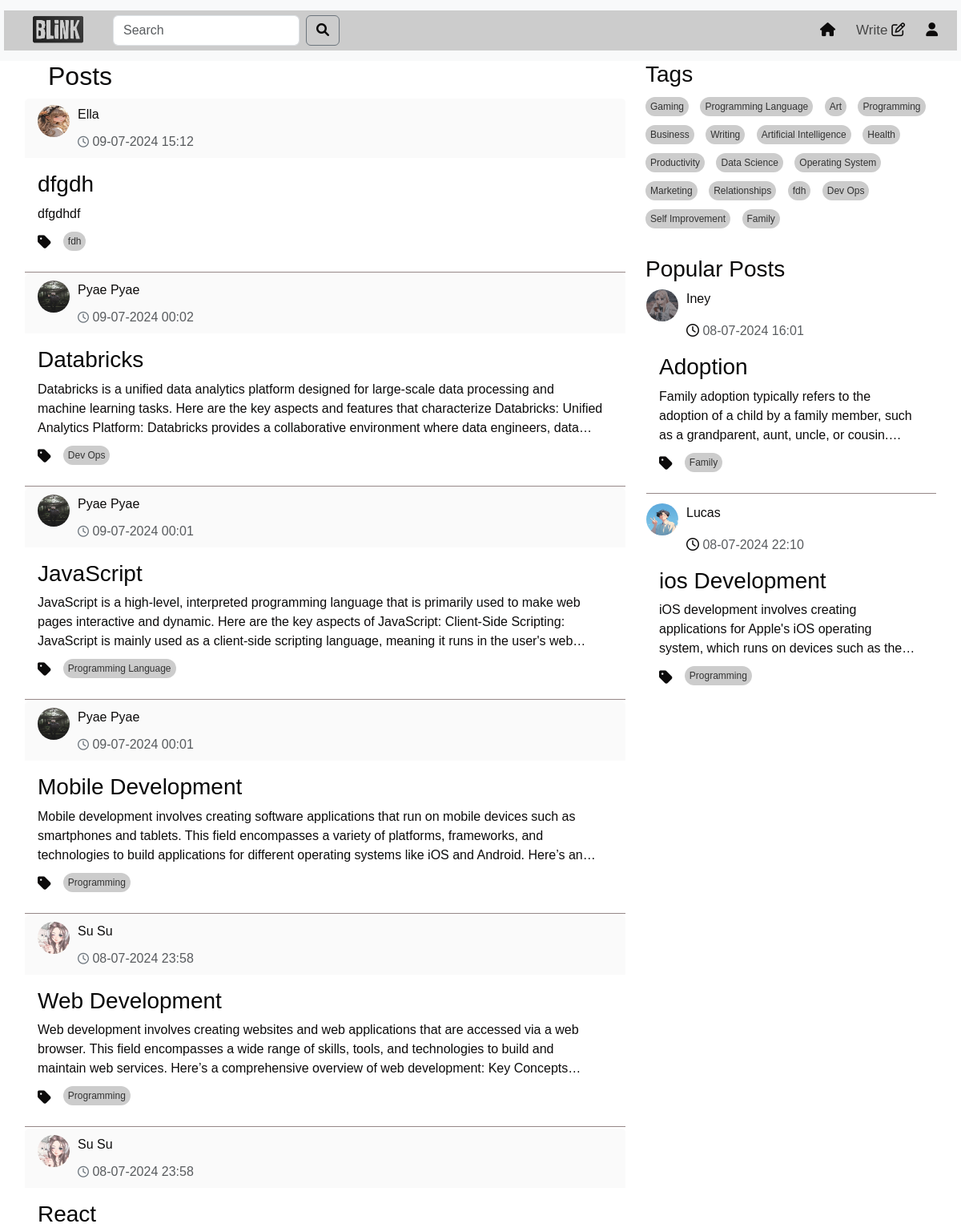
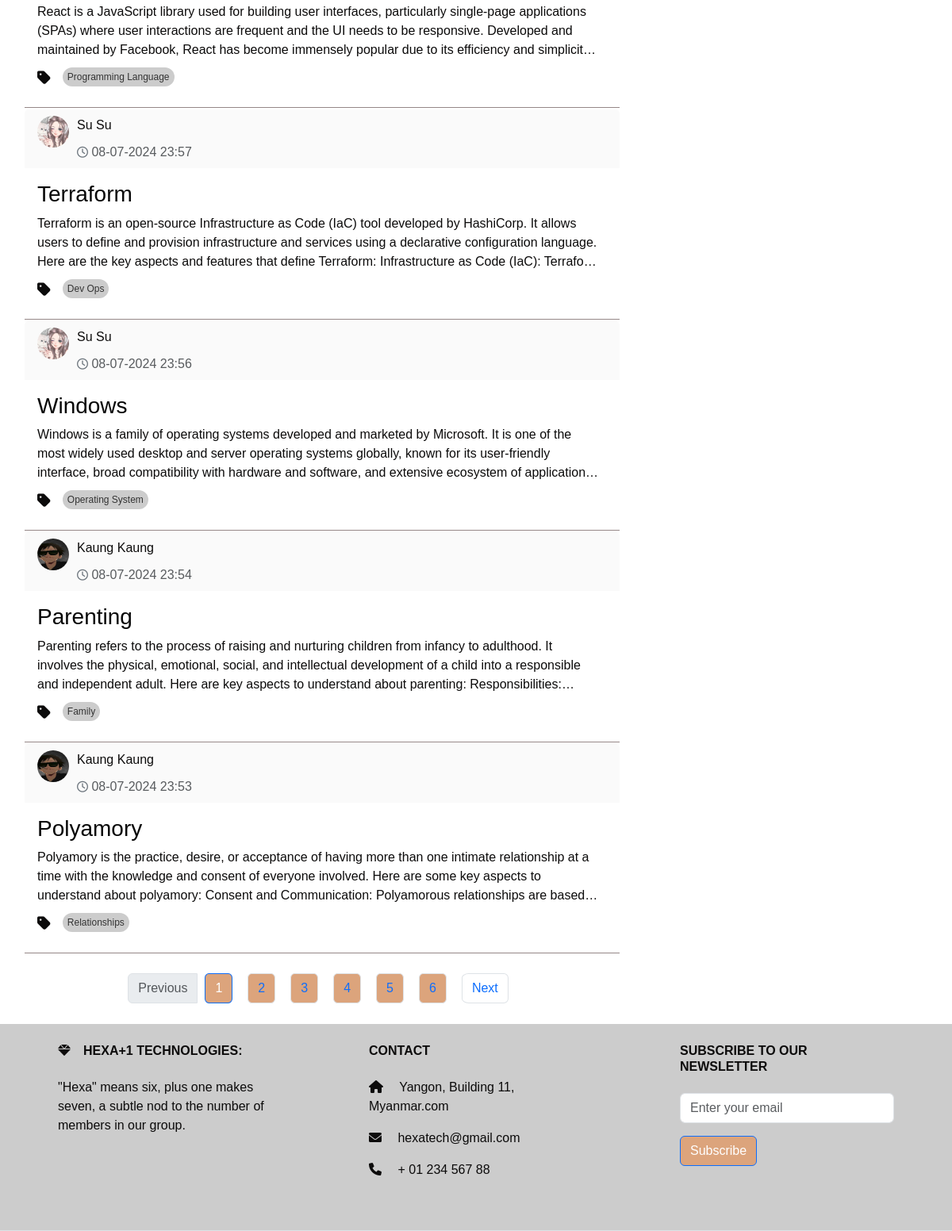
The page /home (signed in) on the database as committed earlier (2 pictures, top to bottom).
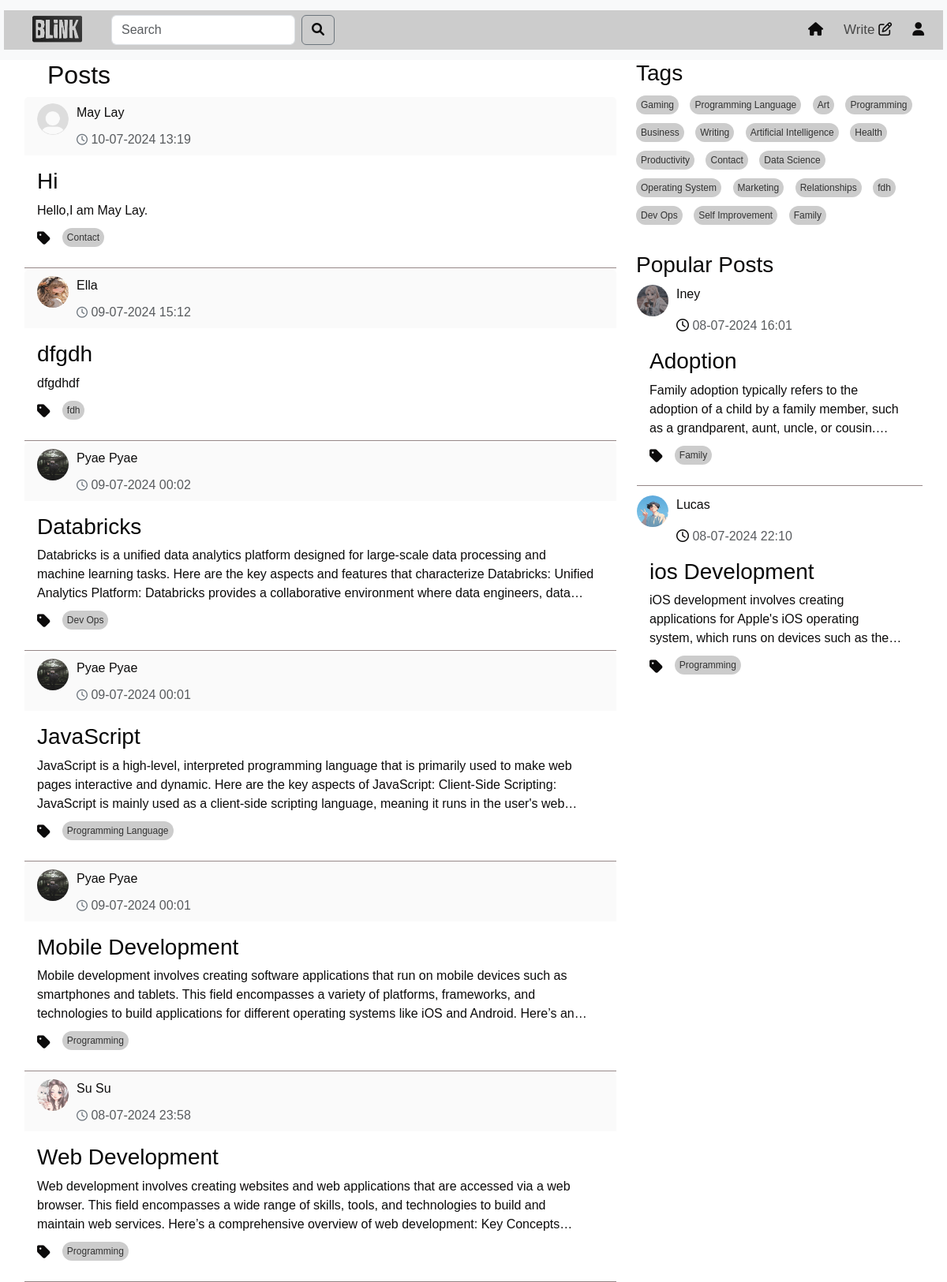
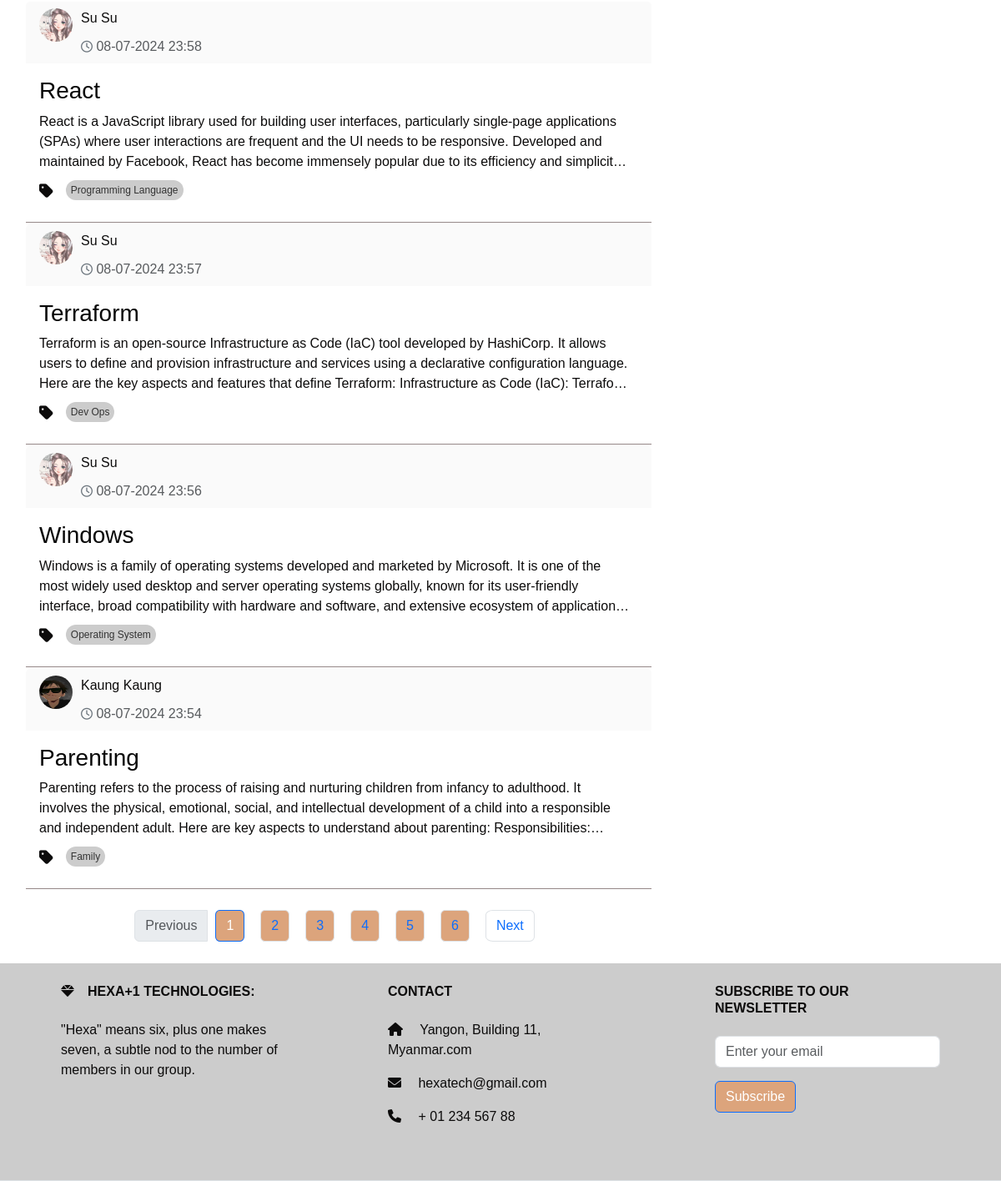
The same page on the database as committed later (2 pictures, top to bottom).
### models.py (models this page shows, shortened)
class Post(db.Model):
    id = db.Column(db.Integer, primary_key=True)
    title = db.Column(db.Text())
    content = db.Column(db.Text())
    tag = db.Column(db.Text(), nullable=False)
    user_id = db.Column(db.Integer, db.ForeignKey('user.id'), nullable=False)
    created_date = db.Column(db.DateTime,default=datetime.datetime.now)
    likes = db.Column(db.Integer, default=0)
    meta = db.Column(db.Text, nullable=True)
    comments = db.relationship('Comment', backref='post',cascade="all, delete", lazy=True)

class User(UserMixin,db.Model):
    id = db.Column(db.Integer, primary_key=True)
    username = db.Column(db.String(50), unique=True)
    email =db.Column(db.String(50), unique=True)
    password = db.Column(db.String(100))
    bio = db.Column(db.String(50))
    profile_picture = db.Column(db.String(250))
    posts = db.relationship('Post', backref='author', lazy=True)
    comments = db.relationship('Comment', backref='author', lazy=True)

### route.py (the view)
@app.route('/home',methods=['GET', 'POST'])
@login_required
def home(limit=2):
    page = request.args.get('page', 1, type=int)
    per_page = 10  # Number of posts per page
    post = get_posts(page, per_page)  # Assuming you have a function to get paginated posts
    unique_tags = list(set(tag for tag, in Post.query.with_entities(Post.tag).distinct()))
    popular_posts = Post.query.order_by(Post.likes.desc()).limit(limit).all()
    forms=SearchForm()
    query = forms.search.data
    if forms.validate_on_submit():
         search_results = Post.query.filter(Post.title.ilike(f'%{query}%')).all()
         return render_template('search_results.html' ,post=post, search_results =search_results ,
                                form = forms ,popular_posts = popular_posts,tags=unique_tags)
    return render_template("home.html", post=post ,form=forms  ,popular_posts = popular_posts,tags=unique_tags)

### forms.py
class SearchForm(FlaskForm):
    search = StringField('Search ', validators=[DataRequired()])
    submit = SubmitField('Search')

### route.py (called while the page is built)
@login_manager.user_loader
def loader_user(user_id):
    return User.query.get(user_id)

def get_posts(page, per_page, tag=None):
    if tag:
        return Post.query.filter(Post.tag.in_([tag])).paginate(page=page, per_page=per_page, error_out=False)
    return Post.query.order_by(Post.created_date.desc()).paginate(page=page, per_page=per_page, error_out=False)

### templates/home.html (shortened to what this page needs)
<!DOCTYPE html>
<html lang="en">
  <head>
    <link
      href="https://cdn.jsdelivr.net/npm/bootstrap@5.3.3/dist/css/bootstrap.min.css"
      rel="stylesheet"
    />
    <link
      href="https://cdnjs.cloudflare.com/ajax/libs/font-awesome/6.0.0-beta3/css/all.min.css"
      rel="stylesheet"
    />
    <link
      rel="stylesheet"
      href="https://cdnjs.cloudflare.com/ajax/libs/font-awesome/5.15.4/css/all.min.css"
    />
    <link
      href="https://cdnjs.cloudflare.com/ajax/libs/font-awesome/6.0.0-beta3/css/all.min.css"
      rel="stylesheet"
    />
    <link
      href="https://cdn.jsdelivr.net/npm/bootstrap@5.3.3/dist/css/bootstrap.min.css"
      rel="stylesheet"
    />
    <link
      href="https://cdnjs.cloudflare.com/ajax/libs/font-awesome/6.0.0-beta3/css/all.min.css"
      rel="stylesheet"
    />
    <link rel="stylesheet" href="/static/home.css" />
    <link rel="stylesheet" href="/static/topnav.css" />
  </head>
  <body>
    {% include 'topnav.html' %}
    <div class="container">
      <div class="row">
        <div class="col-sm-8">
          <div id="posts-container">
            <h2 style="margin-left:30px"><bold> Posts </bold></h2>
            {% for post in post.items %}
            <div class="card">
              <div
                class="card-header d-flex justify-content-between align-items-center"
              >
                <div class="profile-image">
                  <a
                    class="nav-link"
                    href="{{ url_for('profile',user_id=post.user_id) }}"
                    ><img
                      src="{{ url_for('static', filename='/photo/user_profile/'+post.author.profile_picture) }}"
                      width="60"
                      height="60"
                      alt=""
                  /></a>
                  <div style="width: 300px">
                    <p id="name">
                      <a
                        class="nav-link"
                        href="{{ url_for('profile',user_id=post.user_id) }}"
                        >{{post.author.username}}</a
                      >
                    </p>
                    <p class="text-muted mb-0">
                      <i class="fa-regular fa-clock"></i>
                      {{post.created_date.strftime('%d-%m-%Y %H:%M')}}
                    </p>
                  </div>
                </div>
              </div>
              <div class="card-body">
                <a
                  class="nav-link"
                  href="{{ url_for('full_post',post_id=post.id) }}"
                >
                  <h3 class="card-title">{{post.title}}</h3>
                  <p class="card-text" id="card-description">
                    {{post.meta | safe}}
                  </p>
                  <div class="tags-container">
                    <ul class="list-group list-group-horizontal">
                      <i class="fas fa-tag"></i>
                      <a
                        href="{{ url_for('home_tag',tag=post.tag ) }}"
                        class="tag"
                        >{{post.tag}}
                      </a>
                    </ul>
                  </div>
                </a>
              </div>
              <div
                class="card-end"
                style="border-bottom: #958787 solid 1px"
              ></div>
            </div>
            {% endfor %}
          </div>
          <nav aria-label="Page navigation" class="mt-4">
            <ul class="pagination justify-content-center" style="gap: 10px">
              <li
                class="page-item {% if not post.has_prev %}disabled{% endif %}"
              >
                {% if post.has_prev %}
                <a class="page-link" href="?page={{ post.prev_num }}"
                  >Previous</a
                >
                {% else %}
                <span class="page-link">Previous</span>
                {% endif %}
              </li>
              {% for page_num in post.iter_pages() %} {% if page_num %}
              <li
                class="page-item {% if post.page == page_num %}active{% endif %}"
              >
                <a
                  class="page-link"
                  href="?page={{ page_num }}"
                  style="background-color:  #DCA47C"
                  >{{ page_num }}</a
                >
              </li>
              {% else %}
              <li class="page-item disabled">
                <span class="page-link">...</span>
              </li>
              {% endif %} {% endfor %}
              <li
                class="page-item {% if not post.has_next %}disabled{% endif %}"
              >
                {% if post.has_next %}
                <a class="page-link" href="?page={{ post.next_num }}">Next</a>
                {% else %}
                <span class="page-link">Next</span>
                {% endif %}
              </li>
            </ul>
          </nav>
        </div>
        {% include 'sidenav.html' %}
      </div>
    </div>
    {% include 'footer.html' %}
  </body>
</html>

### templates/topnav.html (shortened to what this page needs)
<nav class="navbar navbar-expand-lg navbar-light bg-light">
  <div class="container-fluid">
    <a class="nav-link" href="{{ url_for('home') }}">
      <img class="image" src="/static/image/logo.png" alt="Logo"
    /></a>
    <div class="collapse navbar-collapse" id="navbarSupportedContent">
      <form class="d-flex" method="POST">
        <input
          class="form-control form-control-md w-100 me-2"
          type="search"
          placeholder="Search"
          aria-label="Search"
          name="search"
        />
        <button class="btn btn-outline-secondary" type="submit">
          <i class="fa-solid fa-magnifying-glass"></i>
        </button>
      </form>
      <ul class="navbar-nav ms-auto mb-2 mb-lg-0" style="gap: 10px">
        <li class="nav-item">
          <a
            class="nav-link active"
            aria-current="page"
            href="{{ url_for('home') }}"
            ><i class="fa-solid fa-house"></i
          ></a>
        </li>
        <li class="nav-item">
          <a class="nav-link" href="{{ url_for('post') }}"
            >Write <i class="fa-regular fa-pen-to-square"></i
          ></a>
        </li>
        <li class="nav-item">
          <a
            class="nav-link"
            href="{{ url_for('profile',user_id=current_user.id) }}"
            ><i class="fa-solid fa-user"></i
          ></a>
        </li>
      </ul>
    </div>
  </div>
</nav>

### templates/sidenav.html (shortened to what this page needs)
<!DOCTYPE html>
<html lang="en">
  <head>
    <link
      href="https://cdn.jsdelivr.net/npm/bootstrap@5.3.3/dist/css/bootstrap.min.css"
      rel="stylesheet"
    />
    <link
      href="https://cdnjs.cloudflare.com/ajax/libs/font-awesome/6.0.0-beta3/css/all.min.css"
      rel="stylesheet"
    />
    <link
      rel="stylesheet"
      href="https://cdnjs.cloudflare.com/ajax/libs/font-awesome/5.15.4/css/all.min.css"
    />
    <link
      href="https://cdnjs.cloudflare.com/ajax/libs/font-awesome/6.0.0-beta3/css/all.min.css"
      rel="stylesheet"
    />
    <link rel="stylesheet" href="/static/home.css" />
  </head>
  <body>
    <div class="col-sm-4 " id="right-column">
      <div class="tags-section">
        <h3>Tags</h3>
        <div class="tags-container">
          {% if tags %} {% for tag in tags %}
          <a href="{{ url_for('home_tag',tag=tag ) }}" class="tag">{{ tag }}</a>
          {% endfor %} {% else %}
          <p>No tags available</p>
          {% endif %}
        </div>
      </div>
      <div class="mt-4">
        <h3>Popular Posts</h3>
        {% for popular_post in popular_posts %}
        <div class="card">
          <div>
            <div class="profile-image">
              <a
                class="nav-link"
                href="{{ url_for('profile',user_id=popular_post.user_id) }}"
                ><img
                  src="{{ url_for('static', filename='/photo/user_profile/'+popular_post.author.profile_picture) }}"
                  width="60"
                  height="60"
                  alt=""
              /></a>
              <div style="width: 300px">
                <p id="name">
                  <a
                    class="nav-link"
                    href="{{ url_for('profile',user_id=popular_post.user_id) }}"
                    >{{popular_post.author.username}}</a
                  >
                </p>
                <p class="text-muted mb-0">
                  <i class="fa-regular fa-clock"></i>
                  {{popular_post.created_date.strftime('%d-%m-%Y %H:%M')}}
                </p>
              </div>
            </div>
          </div>
          <div class="card-body">
            <a
              class="nav-link"
              href="{{ url_for('full_post',post_id=popular_post.id) }}"
            >
              <h3 class="card-title" id="popular">{{popular_post.title}}</h3>
              <p class="card-text" id="card-description">
                {{popular_post.meta |safe }}
              </p>
              <div class="tags-container">
                <ul class="list-group list-group-horizontal">
                  <i class="fas fa-tag"></i>
                  <a
                    href="{{ url_for('home_tag',tag=popular_post.tag ) }}"
                    class="tag"
                    >{{popular_post.tag}}</a
                  >
                </ul>
              </div>
            </a>
          </div>
          <div class="card-end" style="border-bottom: #958787 solid 1px; margin-bottom: 10px;"></div>
        </div>
        {% endfor %}
      </div>
    </div>
  </body>
</html>

### templates/footer.html
<footer
  class="d-flex justify-content-center justify-content-lg-between p-4 border-bottom"
>
  <div class="footer text-center text-md-start">
    <div class="row">
      <div class="col-md-4 col-lg-4 col-xl-3 mx-auto mb-4">
        <h6 class="text-uppercase fw-bold mb-4">
          <i class="fas fa-gem me-3"></i>Hexa+1 Technologies:
        </h6>
        <p><bold>
          "Hexa" means six, plus one makes seven, a subtle nod to the number of members in our group.
        </bold>
        </p>
      </div>
      <div class="col-md-4 col-lg-4 col-xl-3 mx-auto mb-4">
        <h6 class="text-uppercase fw-bold mb-4">Contact</h6>
        <p><i class="fas fa-home me-3"></i> Yangon, Building 11, Myanmar.com</p>
        <p><i class="fas fa-envelope me-3"></i> hexatech@gmail.com</p>
        <p><i class="fas fa-phone me-3"></i> + 01 234 567 88</p>
      </div>
      <div class="col-md-4 col-lg-4 col-xl-3 mx-auto mb-4">
        <h6 class="text-uppercase fw-bold mb-4">Subscribe to our Newsletter</h6>
        <form>
          <div class="mb-3">
            <input
              type="email"
              class="form-control"
              placeholder="Enter your email"
            />
          </div>
          <button
            type="submit"
            class="btn btn-primary"
            style="background-color:  #DCA47C"
          >
            Subscribe
          </button>
        </form>
      </div>
    </div>
  </div>
</footer>

### static/home.css (style rules this page uses)
* { color: #0c0b0b; font-family: sans-serif; margin: 0; padding: 0; box-sizing: border-box; }
.container { background: #fff; padding: 0; margin-top: 0; z-index: 1; }
.container-fluid { height: 50px; color: black; text-align: center; padding: 14px 16px; text-decoration: none; font-size: 17px; background: #ccc; font-weight: 200px; z-index: 2; margin: 5px; }
.card { color: #070707; border-color: #ffffff; background-color: #ffffff; }
.card-header { padding: 10px; background-color: #fafafa; border-bottom: 1px solid #ccc; display: flex; align-items: center; border-bottom: none !important; }
.card-header { display: flex; flex-direction: row; justify-content: space-between; align-items: center; padding: 0.5rem 1rem; }
.profile-image { margin-right: 10px; }
.profile-image img { border-radius: 50%; width: 40px; height: 40px; }
.card-header p { margin: 0; }
.card-header i { margin: 0; font-size: 14px; color: #6c757d; }
.card-body { background-color: #ffffff; }
.card-text { overflow: hidden; text-overflow: ellipsis; display: -webkit-box; -webkit-line-clamp: 3; -webkit-box-orient: vertical; transition: -webkit-line-clamp 0.5s ease; }
.profile-image { float: left; display: flex; justify-content: center; margin-right: 1rem; }
.profile-image img { border-radius: 50%; }
#right-column { position: sticky; top: 0; height: 100vh; overflow-y: auto; z-index: 2; }
footer { width: 100%; color: #eee; padding: 10px; text-align: center; z-index: 3; }
ul { display: flex; }
.tags-container { margin-top: 10px; }
.fa-tag { font-size: 1.2em; margin-right: 5px; vertical-align: middle; }
.tags-container .tag { background-color: #ccc; color: #333; padding: 3px 6px; margin-right: 10px; border-radius: 20px; text-decoration: none; font-size: 12px; display: inline-block; }

### static/topnav.css (style rules this page uses)
* { color: #0c0b0b; font-family: sans-serif; margin: 0; padding: 0; box-sizing: border-box; }
.container { background: #fff; padding: 0; margin-top: 0; z-index: 1; }
.container-fluid { color: black; text-align: center; padding: 14px 16px; text-decoration: none; font-size: 17px; background: #ccc; font-weight: 200px; z-index: 2; margin: 5px; }
.navbar { position: sticky; top: 0; height: auto; padding-top: 0px; padding-bottom: 0px; z-index: 2; }
.navbar { position: sticky; top: 0; width: 100%; z-index: 1000; }
.d-flex { padding-left: 20px; background-color: #ccc; }
.text-center { background: linear-gradient(to left, #ccc 0%, #ccc 100%); }
.row a { border-radius: 15%; margin-bottom: 10px; margin-right: 10px; }
.image { height: 80px; width: 100px; }
#navbarSupportedContent { background: linear-gradient(to left, #ccc 0%, #ccc 100%); }

Rows that differ between the two databases and show on the page:
no longer on this page (row unchanged): Post: profile_picture (picture), author.username "Kaung Kaung", created_date "08-07-2024 23:53", title "Polyamory", meta "Polyamory is the practice, desire, or acceptance of having more than one intimate relationship at a time with the knowledge and consent of everyone involved. Here are some key aspects to understand about polyamory: Consent and Communication: Polyamorous relationships are…", tag "Relationships", shown under "Posts"
added Post: profile_picture (placeholder picture), author.username "May Lay", created_date "10-07-2024 13:19", title "Hi", meta "Hello,I am May Lay.", tag "Contact", shown under "Posts"
Other text that changed with them:
new list line: "Contact"
